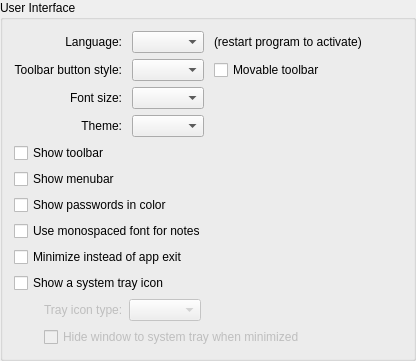
            <widget class="QGroupBox" name="generalGroup">
             <property name="title">
              <string>User Interface</string>
             </property>
             <layout class="QVBoxLayout" name="verticalLayout_7">
              <item>
               <layout class="QGridLayout" name="gridLayout_3">
                <property name="horizontalSpacing">
                 <number>10</number>
                </property>
                <item row="0" column="3">
                 <spacer name="horizontalSpacer_5">
                  <property name="orientation">
                   <enum>Qt::Orientation::Horizontal</enum>
                  </property>
                  <property name="sizeHint" stdset="0">
                   <size>
                    <width>40</width>
                    <height>20</height>
                   </size>
                  </property>
                 </spacer>
                </item>
                <item row="0" column="0">
                 <widget class="QLabel" name="languageLabel_2">
                  <property name="sizePolicy">
                   <sizepolicy hsizetype="Preferred" vsizetype="Preferred">
                    <horstretch>0</horstretch>
                    <verstretch>0</verstretch>
                   </sizepolicy>
                  </property>
                  <property name="text">
                   <string>Language:</string>
                  </property>
                  <property name="alignment">
                   <set>Qt::AlignmentFlag::AlignRight|Qt::AlignmentFlag::AlignTrailing|Qt::AlignmentFlag::AlignVCenter</set>
                  </property>
                  <property name="buddy">
                   <cstring>languageComboBox</cstring>
                  </property>
                 </widget>
                </item>
                <item row="1" column="2">
                 <widget class="VaultCheckBox" name="toolbarMovableCheckBox">
                  <property name="enabled">
                   <bool>true</bool>
                  </property>
                  <property name="sizePolicy">
                   <sizepolicy hsizetype="Minimum" vsizetype="Fixed">
                    <horstretch>0</horstretch>
                    <verstretch>0</verstretch>
                   </sizepolicy>
                  </property>
                  <property name="text">
                   <string>Movable toolbar</string>
                  </property>
                 </widget>
                </item>
                <item row="1" column="1">
                 <widget class="VaultComboBox" name="toolButtonStyleComboBox">
                  <property name="sizePolicy">
                   <sizepolicy hsizetype="Minimum" vsizetype="Fixed">
                    <horstretch>0</horstretch>
                    <verstretch>0</verstretch>
                   </sizepolicy>
                  </property>
                  <property name="focusPolicy">
                   <enum>Qt::FocusPolicy::StrongFocus</enum>
                  </property>
                  <property name="accessibleName">
                   <string>Toolbar button style</string>
                  </property>
                  <property name="sizeAdjustPolicy">
                   <enum>QComboBox::SizeAdjustPolicy::AdjustToContents</enum>
                  </property>
                 </widget>
                </item>
                <item row="0" column="1">
                 <widget class="VaultComboBox" name="languageComboBox">
                  <property name="sizePolicy">
                   <sizepolicy hsizetype="Minimum" vsizetype="Fixed">
                    <horstretch>0</horstretch>
                    <verstretch>0</verstretch>
                   </sizepolicy>
                  </property>
                  <property name="focusPolicy">
                   <enum>Qt::FocusPolicy::StrongFocus</enum>
                  </property>
                  <property name="accessibleName">
                   <string>Language selection</string>
                  </property>
                  <property name="sizeAdjustPolicy">
                   <enum>QComboBox::SizeAdjustPolicy::AdjustToContents</enum>
                  </property>
                 </widget>
                </item>
                <item row="1" column="0">
                 <widget class="QLabel" name="toolButtonStyleLabel">
                  <property name="enabled">
                   <bool>true</bool>
                  </property>
                  <property name="sizePolicy">
                   <sizepolicy hsizetype="Preferred" vsizetype="Fixed">
                    <horstretch>0</horstretch>
                    <verstretch>0</verstretch>
                   </sizepolicy>
                  </property>
                  <property name="text">
                   <string>Toolbar button style:</string>
                  </property>
                  <property name="alignment">
                   <set>Qt::AlignmentFlag::AlignRight|Qt::AlignmentFlag::AlignTrailing|Qt::AlignmentFlag::AlignVCenter</set>
                  </property>
                  <property name="buddy">
                   <cstring>toolButtonStyleComboBox</cstring>
                  </property>
                 </widget>
                </item>
                <item row="0" column="2">
                 <widget class="QLabel" name="languageLabel_3">
                  <property name="text">
                   <string>(restart program to activate)</string>
                  </property>
                 </widget>
                </item>
                <item row="2" column="0">
                 <widget class="QLabel" name="fontSizeLabel">
                  <property name="text">
                   <string>Font size:</string>
                  </property>
                  <property name="alignment">
                   <set>Qt::AlignmentFlag::AlignRight|Qt::AlignmentFlag::AlignTrailing|Qt::AlignmentFlag::AlignVCenter</set>
                  </property>
                  <property name="buddy">
                   <cstring>fontSizeComboBox</cstring>
                  </property>
                 </widget>
                </item>
                <item row="2" column="1">
                 <widget class="VaultComboBox" name="fontSizeComboBox">
                  <property name="focusPolicy">
                   <enum>Qt::FocusPolicy::StrongFocus</enum>
                  </property>
                  <property name="accessibleName">
                   <string>Font size selection</string>
                  </property>
                  <property name="sizeAdjustPolicy">
                   <enum>QComboBox::SizeAdjustPolicy::AdjustToContents</enum>
                  </property>
                 </widget>
                </item>
                <item row="3" column="0">
                 <widget class="QLabel" name="appThemeLabel">
                  <property name="text">
                   <string>Theme:</string>
                  </property>
                  <property name="alignment">
                   <set>Qt::AlignmentFlag::AlignRight|Qt::AlignmentFlag::AlignTrailing|Qt::AlignmentFlag::AlignVCenter</set>
                  </property>
                  <property name="buddy">
                   <cstring>appThemeComboBox</cstring>
                  </property>
                 </widget>
                </item>
                <item row="3" column="1">
                 <widget class="VaultComboBox" name="appThemeComboBox">
                  <property name="focusPolicy">
                   <enum>Qt::FocusPolicy::StrongFocus</enum>
                  </property>
                  <property name="accessibleName">
                   <string>Theme selection</string>
                  </property>
                  <property name="sizeAdjustPolicy">
                   <enum>QComboBox::SizeAdjustPolicy::AdjustToContents</enum>
                  </property>
                 </widget>
                </item>
               </layout>
              </item>
              <item>
               <widget class="VaultCheckBox" name="toolbarShowCheckBox">
                <property name="text">
                 <string>Show toolbar</string>
                </property>
               </widget>
              </item>
              <item>
               <widget class="VaultCheckBox" name="menubarShowCheckBox">
                <property name="toolTip">
                 <string>Show the menu bar by pressing the Alt key</string>
                </property>
                <property name="text">
                 <string>Show menubar</string>
                </property>
               </widget>
              </item>
              <item>
               <widget class="VaultCheckBox" name="colorPasswordsCheckBox">
                <property name="text">
                 <string>Show passwords in color</string>
                </property>
               </widget>
              </item>
              <item>
               <widget class="VaultCheckBox" name="monospaceNotesCheckBox">
                <property name="text">
                 <string>Use monospaced font for notes</string>
                </property>
               </widget>
              </item>
              <item>
               <widget class="VaultCheckBox" name="minimizeOnCloseCheckBox">
                <property name="text">
                 <string>Minimize instead of app exit</string>
                </property>
               </widget>
              </item>
              <item>
               <widget class="VaultCheckBox" name="systrayShowCheckBox">
                <property name="text">
                 <string>Show a system tray icon</string>
                </property>
               </widget>
              </item>
              <item>
               <layout class="QGridLayout" name="gridLayout_2">
                <property name="sizeConstraint">
                 <enum>QLayout::SizeConstraint::SetMaximumSize</enum>
                </property>
                <property name="spacing">
                 <number>0</number>
                </property>
                <item row="0" column="0">
                 <spacer name="horizontalSpacer_3">
                  <property name="orientation">
                   <enum>Qt::Orientation::Horizontal</enum>
                  </property>
                  <property name="sizeType">
                   <enum>QSizePolicy::Policy::Fixed</enum>
                  </property>
                  <property name="sizeHint" stdset="0">
                   <size>
                    <width>30</width>
                    <height>20</height>
                   </size>
                  </property>
                 </spacer>
                </item>
                <item row="0" column="3">
                 <widget class="VaultComboBox" name="trayIconAppearance">
                  <property name="enabled">
                   <bool>false</bool>
                  </property>
                  <property name="sizePolicy">
                   <sizepolicy hsizetype="Minimum" vsizetype="Fixed">
                    <horstretch>0</horstretch>
                    <verstretch>0</verstretch>
                   </sizepolicy>
                  </property>
                  <property name="focusPolicy">
                   <enum>Qt::FocusPolicy::StrongFocus</enum>
                  </property>
                  <property name="accessibleName">
                   <string>Tray icon type</string>
                  </property>
                  <property name="sizeAdjustPolicy">
                   <enum>QComboBox::SizeAdjustPolicy::AdjustToContents</enum>
                  </property>
                 </widget>
                </item>
                <item row="0" column="1">
                 <widget class="QLabel" name="trayIconAppearanceLabel">
                  <property name="enabled">
                   <bool>false</bool>
                  </property>
                  <property name="text">
                   <string>Tray icon type:</string>
                  </property>
                  <property name="buddy">
                   <cstring>trayIconAppearance</cstring>
                  </property>
                 </widget>
                </item>
                <item row="0" column="4">
                 <spacer name="horizontalSpacer_4">
                  <property name="orientation">
                   <enum>Qt::Orientation::Horizontal</enum>
                  </property>
                  <property name="sizeHint" stdset="0">
                   <size>
                    <width>40</width>
                    <height>20</height>
                   </size>
                  </property>
                 </spacer>
                </item>
                <item row="0" column="2">
                 <spacer name="verticalSpacer_6">
                  <property name="orientation">
                   <enum>Qt::Orientation::Horizontal</enum>
                  </property>
                  <property name="sizeType">
                   <enum>QSizePolicy::Policy::Fixed</enum>
                  </property>
                  <property name="sizeHint" stdset="0">
                   <size>
                    <width>6</width>
                    <height>0</height>
                   </size>
                  </property>
                 </spacer>
                </item>
               </layout>
              </item>
              <item>
               <widget class="QWidget" name="systraySettings" native="true">
                <layout class="QVBoxLayout" name="systrayLayout">
                 <property name="leftMargin">
                  <number>0</number>
                 </property>
                 <property name="topMargin">
                  <number>0</number>
                 </property>
                 <property name="rightMargin">
                  <number>0</number>
                 </property>
                 <property name="bottomMargin">
                  <number>0</number>
                 </property>
                 <item>
                  <layout class="QHBoxLayout" name="horizontalLayout_2">
                   <property name="spacing">
                    <number>0</number>
                   </property>
                   <property name="sizeConstraint">
                    <enum>QLayout::SizeConstraint::SetMaximumSize</enum>
                   </property>
                   <item>
                    <spacer name="horizontalSpacer">
                     <property name="orientation">
                      <enum>Qt::Orientation::Horizontal</enum>
                     </property>
                     <property name="sizeType">
                      <enum>QSizePolicy::Policy::Fixed</enum>
                     </property>
                     <property name="sizeHint" stdset="0">
                      <size>
                       <width>30</width>
                       <height>20</height>
                      </size>
                     </property>
                    </spacer>
                   </item>
                   <item>
                    <widget class="VaultCheckBox" name="systrayMinimizeToTrayCheckBox">
                     <property name="enabled">
                      <bool>false</bool>
                     </property>
                     <property name="sizePolicy">
                      <sizepolicy hsizetype="Minimum" vsizetype="Fixed">
                       <horstretch>0</horstretch>
                       <verstretch>0</verstretch>
                      </sizepolicy>
                     </property>
                     <property name="text">
                      <string>Hide window to system tray when minimized</string>
                     </property>
                    </widget>
                   </item>
                  </layout>
                 </item>
                </layout>
               </widget>
              </item>
             </layout>
            </widget>
